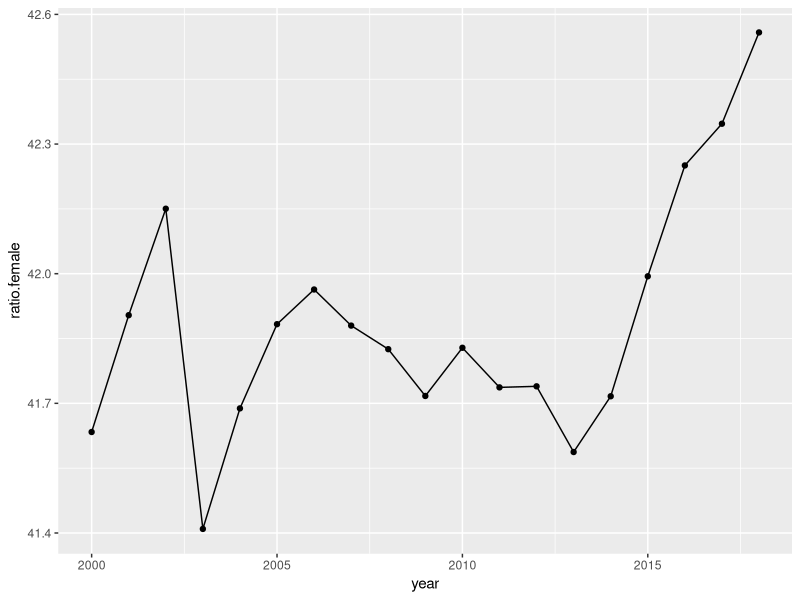
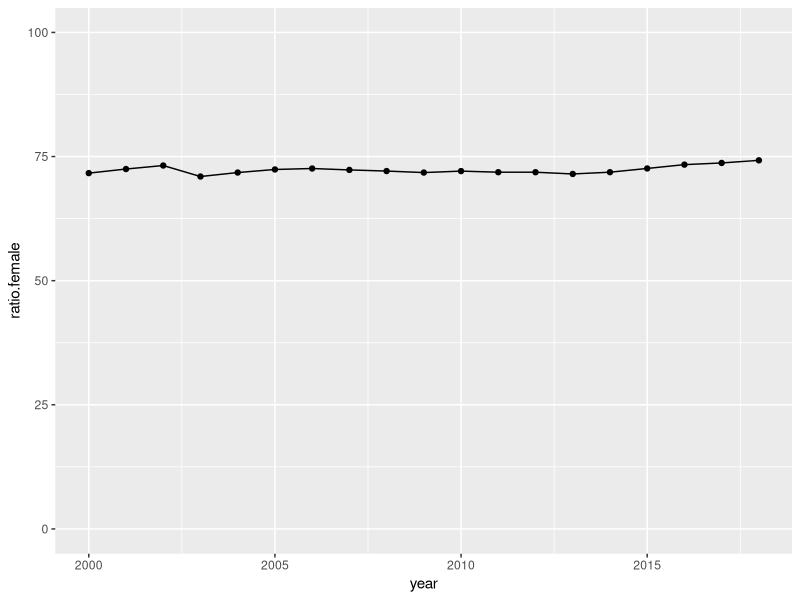

The R source for these figures, in order:
# dplyr
# pipe operator %>% 
# tidyverse, ggplot (visualization)

# data management
# data wrangling (정제): dplyr

rm(list = ls())
library("dplyr")

lfp <- read.csv("laborforce.csv", 
                header = TRUE)

# ctrl + shift + h: 
# set up working directory

# lfp: labor force participation
#      경제활동참가 (인구) 구직 + 취업


head(lfp) # first 6 observations
tail(lfp) # last 6 observations

head(lfp, n = 10) 
tail(lfp, n = 10)

# structure
str(lfp)

# select, filter
# select: choose variables

# pipe operator

lfp.sub <- lfp %>% 
  select(region, year, male, female)

lfp.sub <- lfp %>% 
  select(-total)

# filter()
# select the observations
# conditions 
lfp %>% 
  filter(region == "서울특별시")

# multiple conditions
lfp %>% 
  filter(region == "서울특별시" &
           year >= 2010)

# 서울특별시, 경기도, 인천광역시 
# (수도권)

a <- c("서울특별시", "경기도", "인천광역시")
lfp %>% 
  filter(region %in% a)

lfp %>% 
  filter(region == "서울특별시" |
           region == "경기도" |
           region == "인천광역시" )

lfp %>% 
  filter(region == c("서울특별시", "경기도", "인천광역시"))

# dplyr
# select, filter

# group_by, summarise 
# 매년, 각년, 연도별 

t.1 <- lfp %>% 
  select(region, year, total) %>% 
  group_by(year) %>%
  summarise(N    = n(),
            mean = mean(total),
            sd   = sd(total))

print(t.1)

## region 별로, male의 경제활동인구
## 평균, 표준편차 를 구하시오. 

lfp %>% 
  select(region, year, male) %>% 
  group_by(region) %>%
  summarise(N    = n(),
            mean = mean(male),
            sd   = sd(male))

# select, filter
#  group_by, summarise 

# mutate: create new variables

# 전체 경활인구 중에서 여성의 비중
# career and family
# 경력과 가정 (생각의 힘)

# female/total * 100
# ctrl + shift + m

lfp %>% 
  select(region, year, total, female) %>% 
  mutate(lfp.ratio.female = female/total*100) %>% 
  group_by(year) %>% 
  summarise(N            = n(),
            ratio.female = mean(lfp.ratio.female),
            sd           = sd(lfp.ratio.female))

## tidyverse
## a wrapper
library("tidyverse")

lfp %>% 
  select(region, year, total, female) %>% 
  mutate(lfp.ratio.female = female/total*100) %>% 
  group_by(year) %>% 
  summarise(N            = n(),
            ratio.female = mean(lfp.ratio.female),
            sd           = sd(lfp.ratio.female)) %>% 
  ggplot(mapping = aes(x = year, y = ratio.female)) +
  geom_point() +
  geom_line()

## 연도별 남성 대비 여성의 경제활동인구 
## female/male  
## 남성 1명당 여성 ?명이 일을 하고 있는지

lfp %>% 
  select(region, year, male, female) %>% 
  mutate(lfp.ratio.female = female/male*100) %>% 
  group_by(year) %>% 
  summarise(N            = n(),
            ratio.female = mean(lfp.ratio.female),
            sd           = sd(lfp.ratio.female)) %>% 
  ggplot(mapping = aes(x = year, y = ratio.female)) +
  geom_point() +
  geom_line() +
  ylim(min=0, max=100)

## EDA 
## Exploratory Data Analysis 
## 탐색적 자료 분석 
## summary statistics
## descriptive statistics 

rm( list = ls())
auto <- read.csv("auto.csv", 
                 header = TRUE)
attach(auto)














































































